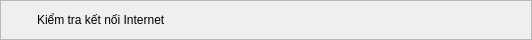
<?xml version="1.0" encoding="UTF-8"?>
<ui version="4.0">
 <class>SplashScreenStatusItem</class>
 <widget class="QFrame" name="SplashScreenStatusItem">
  <property name="geometry">
   <rect>
    <x>0</x>
    <y>0</y>
    <width>532</width>
    <height>40</height>
   </rect>
  </property>
  <property name="frameShape">
   <enum>QFrame::StyledPanel</enum>
  </property>
  <property name="frameShadow">
   <enum>QFrame::Raised</enum>
  </property>
  <property name="class" stdset="0">
   <string>statusItemFrame</string>
  </property>
  <layout class="QHBoxLayout" name="horizontalLayout">
   <property name="leftMargin">
    <number>10</number>
   </property>
   <property name="topMargin">
    <number>5</number>
   </property>
   <property name="rightMargin">
    <number>10</number>
   </property>
   <property name="bottomMargin">
    <number>5</number>
   </property>
   <item>
    <widget class="QLabel" name="indicator">
     <property name="minimumSize">
      <size>
       <width>20</width>
       <height>20</height>
      </size>
     </property>
     <property name="maximumSize">
      <size>
       <width>20</width>
       <height>20</height>
      </size>
     </property>
     <property name="text">
      <string/>
     </property>
    </widget>
   </item>
   <item>
    <widget class="QLabel" name="statusLabel">
     <property name="text">
      <string>Kiểm tra kết nối Internet</string>
     </property>
     <property name="class" stdset="0">
      <string>statusItem</string>
     </property>
    </widget>
   </item>
  </layout>
 </widget>
 <resources/>
 <connections/>
</ui>
